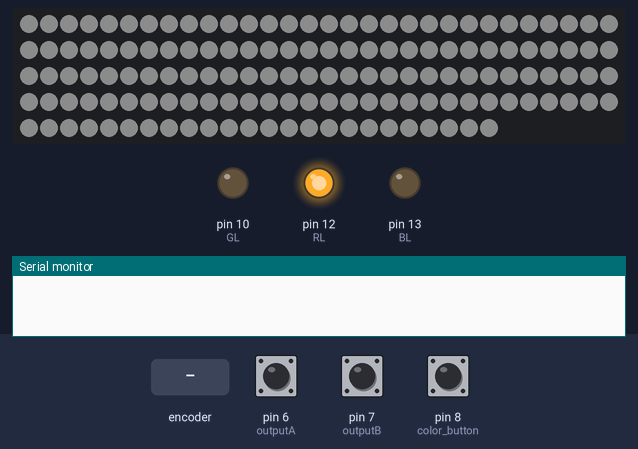
This sketch was run on a simulated Arduino Uno, built with avr-gcc and run on an emulated ATmega328P. Shown: 144 RGB LEDs in strip order, left to right, continuing on the next row, output pins drawn as LEDs (lit = HIGH), the last lines printed to the serial monitor. Dashed ring = blinking. The test bench sets the inputs (shaded band); at power-on: pin 8 (color_button) HIGH, pin 6 (outputA) HIGH, pin 7 (outputB) HIGH. Dim RGB values are drawn brighter than linear; pins used as bus, display or sensor lines are not drawn.

Above: at 5.2 s.
6.5 s: rotary encoder on pin 6 (outputA) / pin 7 (outputB) turned 3 steps (first pin leading)
At 8.2 s:
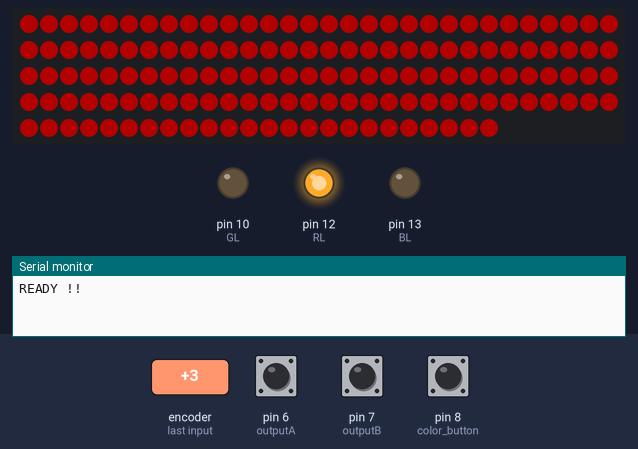
8.6 s: pin 8 (color_button) pulled LOW for 3.2 s
At 12.7 s:
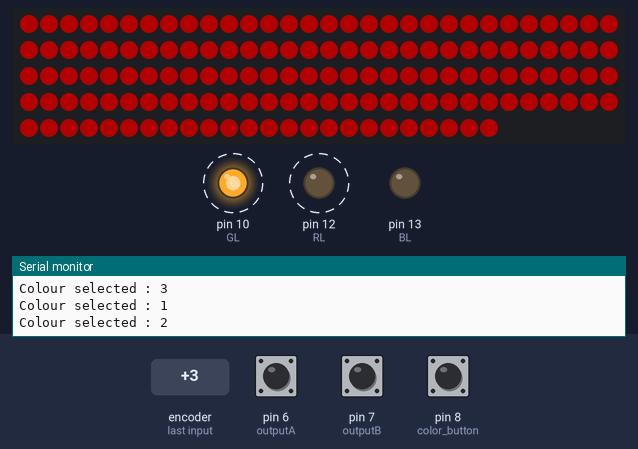
13.3 s: rotary encoder on pin 6 (outputA) / pin 7 (outputB) turned 3 steps (first pin leading)
At 14.6 s:
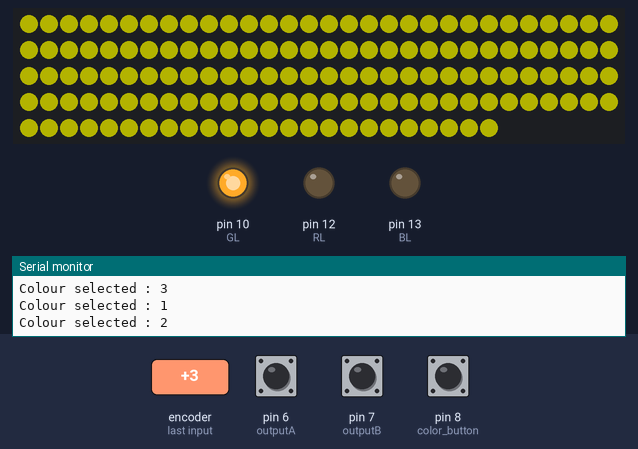
15.4 s: rotary encoder on pin 6 (outputA) / pin 7 (outputB) turned 1 step (first pin leading)
17.1 s: rotary encoder on pin 6 (outputA) / pin 7 (outputB) turned 3 steps (first pin leading)
At 18.7 s:
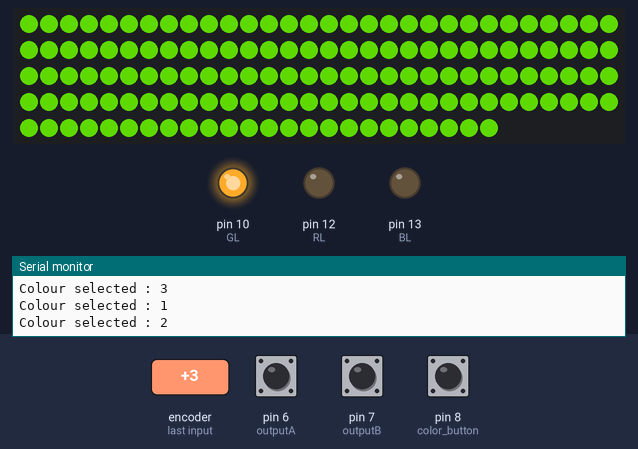
19.2 s: pin 8 (color_button) pulled LOW for 0.15 s
At 20.8 s:
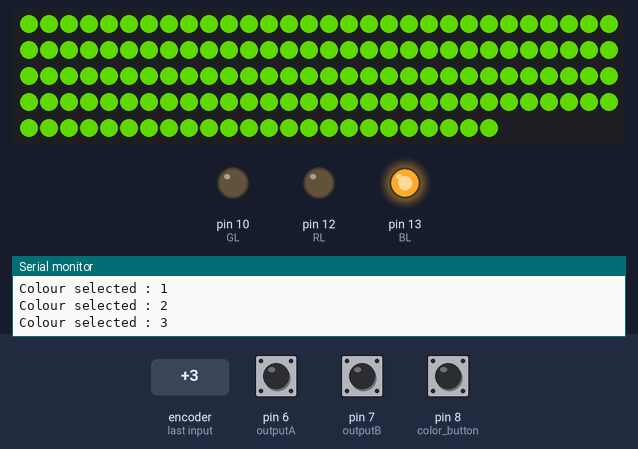
Timing chart, 0 to 22.2 s (numbered marks = the images above; inputs shaded):
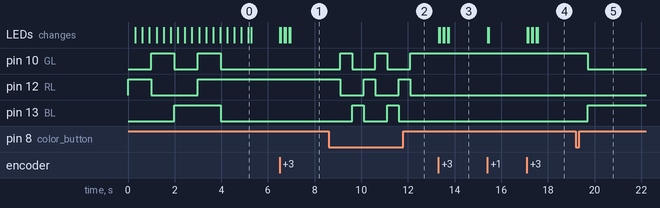

The sketch:

COlo02535.ino
```cpp
#include <SoftwareSerial.h>
#include <Adafruit_NeoPixel.h>

SoftwareSerial mySerial(5, 4); //Define PIN11 & PIN12 as RX and TX pins


#define LED_PIN 11
#define COLOR_ORDER GRB
#define NUM_LEDS 144
int whiteLed = 0;
#define outputA 6
#define outputB 7
#define color_button 8
 #define RL 12
 #define GL 10
 #define BL 13

 int aState;
 int aLastState;
 int color_s = 1;
Adafruit_NeoPixel pixels = Adafruit_NeoPixel(NUM_LEDS, LED_PIN, NEO_GRB + NEO_KHZ800);
 int redInt =0;
 int greenInt = 0;
 int blueInt = 0;
  int h=0,s=0,v=0;
String RGBv = "";
String RGB_Previous = "255.255.255";
boolean RGB_Completed = false;
boolean chng = false;
boolean effect = false;
String effectname = "";

void setColor(int red, int green, int blue);

void setup() {
  pixels.begin();
  pixels.show();
  Serial.begin(115200);
  mySerial.begin(115200);
  RGBv.reserve(30);
  pinMode(color_button, INPUT_PULLUP);

  pinMode (outputA,INPUT);
  pinMode (outputB,INPUT);

  aLastState = digitalRead(outputA);

  pinMode(4, OUTPUT);

  pinMode(RL, OUTPUT);
  pinMode(BL, OUTPUT);
  pinMode(GL, OUTPUT);
  digitalWrite(RL,HIGH);
  digitalWrite(BL,LOW);
  digitalWrite(GL,LOW);
  digitalWrite(4,HIGH);

  digitalWrite(RL,HIGH);
  for (whiteLed = NUM_LEDS; whiteLed > -1; whiteLed = whiteLed - 1)
  {
   pixels.setPixelColor(whiteLed, pixels.Color(125,0,0));
   pixels.show();
   delay(1);
  }
  digitalWrite(RL,LOW);

  digitalWrite(GL,HIGH);
  for (whiteLed = 0; whiteLed < NUM_LEDS; whiteLed = whiteLed + 1) {
   pixels.setPixelColor(whiteLed, pixels.Color(0,125,0));
   pixels.show();
   delay(1);
  }
  digitalWrite(GL,LOW);

  digitalWrite(BL,HIGH);
  for (whiteLed = NUM_LEDS; whiteLed > -1; whiteLed = whiteLed - 1) {
   pixels.setPixelColor(whiteLed, pixels.Color(0,0,125));
   pixels.show();
   delay(1);
  }
  digitalWrite(BL,LOW);

  digitalWrite(RL,HIGH);
  digitalWrite(GL,HIGH);
  digitalWrite(BL,HIGH);
  for (whiteLed = 0; whiteLed < 144; whiteLed = whiteLed + 1) {
   pixels.setPixelColor(whiteLed, pixels.Color(125,125,125));
   pixels.show();
   delay(1);
  }
  digitalWrite(RL,HIGH);
  digitalWrite(GL,LOW);
  digitalWrite(BL,LOW);


  for (int i = 125; i > -1; i = i - 1)
  {
    for (whiteLed = 0; whiteLed < 144; whiteLed = whiteLed + 1)
    {
      pixels.setPixelColor(whiteLed, pixels.Color(i,i,i));
    }
  pixels.show();
  delay(2);
}
Serial.print("READY !!");
}

void loop() {
 if(!digitalRead(color_button))
   {
    delay(500);
    Serial.print("Colour selected : ");
    color_s++;
    if(color_s>3)
    color_s=1;
    Serial.println(color_s);
    if(color_s==1)
    {
    digitalWrite(RL,HIGH);
    digitalWrite(BL,LOW);
    digitalWrite(GL,LOW);
    }
   if(color_s==2)
    {
    digitalWrite(RL,LOW);
    digitalWrite(BL,LOW);
    digitalWrite(GL,HIGH);
    }
    if(color_s==3)
    {
    digitalWrite(RL,LOW);
    digitalWrite(BL,HIGH);
    digitalWrite(GL,LOW);
    }
   }

aState = digitalRead(outputA);
   if (aState != aLastState){
     int Rcounter = redInt;
     int Gcounter = greenInt;
     int Bcounter = blueInt;
      if (digitalRead(outputB) != aState) {
      if(color_s==1)
      { Rcounter= Rcounter+10;
       Rcounter = constrain(Rcounter, 0, 255);}
        if(color_s==2)
      { Gcounter= Gcounter+10;
       Gcounter = constrain(Gcounter, 0, 255);}
        if(color_s==3)
      { Bcounter= Bcounter+10;
       Bcounter = constrain(Bcounter, 0, 255);}
     } else {
         if(color_s==1)
      { Rcounter= Rcounter-10;
       Rcounter = constrain(Rcounter, 0, 255);}
        if(color_s==2)
      { Gcounter= Gcounter-10;
       Gcounter = constrain(Gcounter, 0, 255);}
        if(color_s==3)
      { Bcounter= Bcounter-10;
       Bcounter = constrain(Bcounter, 0, 255);}
     }
     redInt = Rcounter;
     greenInt = Gcounter;
     blueInt = Bcounter;
     setColor(redInt, greenInt, blueInt);

   }
   aLastState = aState;

 while(mySerial.available() || (chng == 1))
  {
    char ReadChar = (char)mySerial.read();

    if(ReadChar == ')')
    {
      RGB_Completed = true;
    }
    else
    {
      RGBv += ReadChar;
    }
    delay(1);
  }

  if(RGB_Completed){
      Light_RGB_LED();
      RGB_Previous = RGBv;
      RGBv = "";
      RGB_Completed = false;
  }

}

void Light_RGB_LED(){

  int SP1 = RGBv.indexOf(' ');
  int SP2 = RGBv.indexOf(' ', SP1+1);
  int SP3 = RGBv.indexOf(' ', SP2+1);
  String N = RGBv.substring(0, SP1);
  String V = RGBv.substring(SP1+1, SP2);
  String C = RGBv.substring(SP2+1, SP3);
  if((C.toInt()-V.toInt())==786)
  {

  if(N=="H")
  h=V.toInt();
  if(N=="S")
  s=V.toInt();
  if(N=="V")
  v=V.toInt();

  HSV_to_RGB(h,s,v);
  Serial.print(h);
  Serial.print("  ");
  Serial.print(s);
  Serial.print("  ");
  Serial.println(v);

  setColor(redInt,greenInt,blueInt);
}
}

void setColor(int red, int green, int blue)
{
  for(whiteLed=0; whiteLed < 145; whiteLed++)
  {
   pixels.setPixelColor(whiteLed, pixels.Color(red,green,blue)); // Moderately bright green color.
  }
 pixels.show();
}

void HSV_to_RGB(float h, float s, float v)
{
  int i,f,p,q,t;

  h = max(0.0, min(360.0, h));
  s = max(0.0, min(100.0, s));
  v = max(0.0, min(100.0, v));

  s /= 100;
  v /= 100;

  if(s == 0) {
    // Achromatic (grey)
    redInt = greenInt = blueInt = round(v*255);
    return;
  }

  h /= 60; // sector 0 to 5
  i = floor(h);
  f = h - i; // factorial part of h
  p = v * (1 - s);
  q = v * (1 - s * f);
  t = v * (1 - s * (1 - f));
  switch(i) {
    case 0:
      redInt = round(255*v);
      greenInt = round(255*t);
      blueInt = round(255*p);
      break;
    case 1:
      redInt = round(255*q);
      greenInt = round(255*v);
      blueInt = round(255*p);
      break;
    case 2:
      redInt = round(255*p);
      greenInt = round(255*v);
      blueInt = round(255*t);
      break;
    case 3:
      redInt = round(255*p);
      greenInt = round(255*q);
      blueInt = round(255*v);
      break;
    case 4:
      redInt = round(255*t);
      greenInt = round(255*p);
      blueInt = round(255*v);
      break;
    default: // case 5:
      redInt = round(255*v);
      greenInt = round(255*p);
      blueInt = round(255*q);
    }
}
```

Measured:
- after the input at 6.5 s, the LEDs: first change at once (image 1 shows a later state)
- after the input at 8.6 s, pin 10 (GL), pin 12 (RL): alternates HIGH for 0.50 s and LOW for 1.0 s, starting after 0.50 s; pin 13 (BL): alternates HIGH for 0.50 s and LOW for 1.0 s, starting after 1.0 s
- after the input at 13.3 s, the LEDs: first change at once (image 3 shows a later state)
- after the input at 17.1 s, the LEDs: first change at once (image 4 shows a later state)
- after the input at 19.2 s, pin 10 (GL): HIGH → LOW after 0.50 s; pin 13 (BL): LOW → HIGH after 0.50 s
